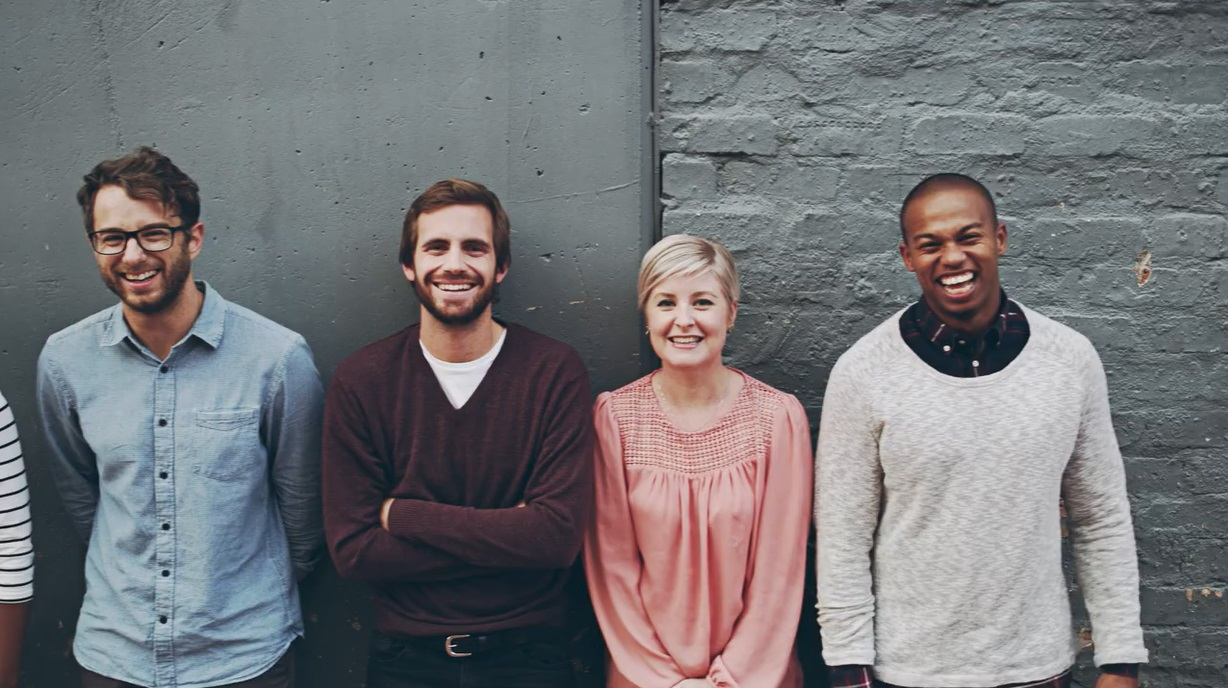
#> input picture Face Detection Algorithm/group faces.jpg, 1228 x 688 px
$ python Face_Detection_Algorithm.py
#> lines starting #> are read from the running program, lines starting #| are printed output that depends on the picture; after the words box and inside, x2 and y2 are one past the last pixel; in counts of white or black regions, pixels touching at a corner belong together
import cv2 as cv

#CascadeClassifier Object to enable algorithm recognize face
face_cascade = cv.CascadeClassifier(cv.data.haarcascades + "haarcascade_frontalface_default.xml")

#Read the image
img = cv.imread("group faces.jpg")
#> img is the input picture: shape (688, 1228, 3); mean B, G, R 119.5, 116.6, 116.9

#Convert to grayscale
gray_img = cv.cvtColor(img, cv.COLOR_BGR2GRAY)
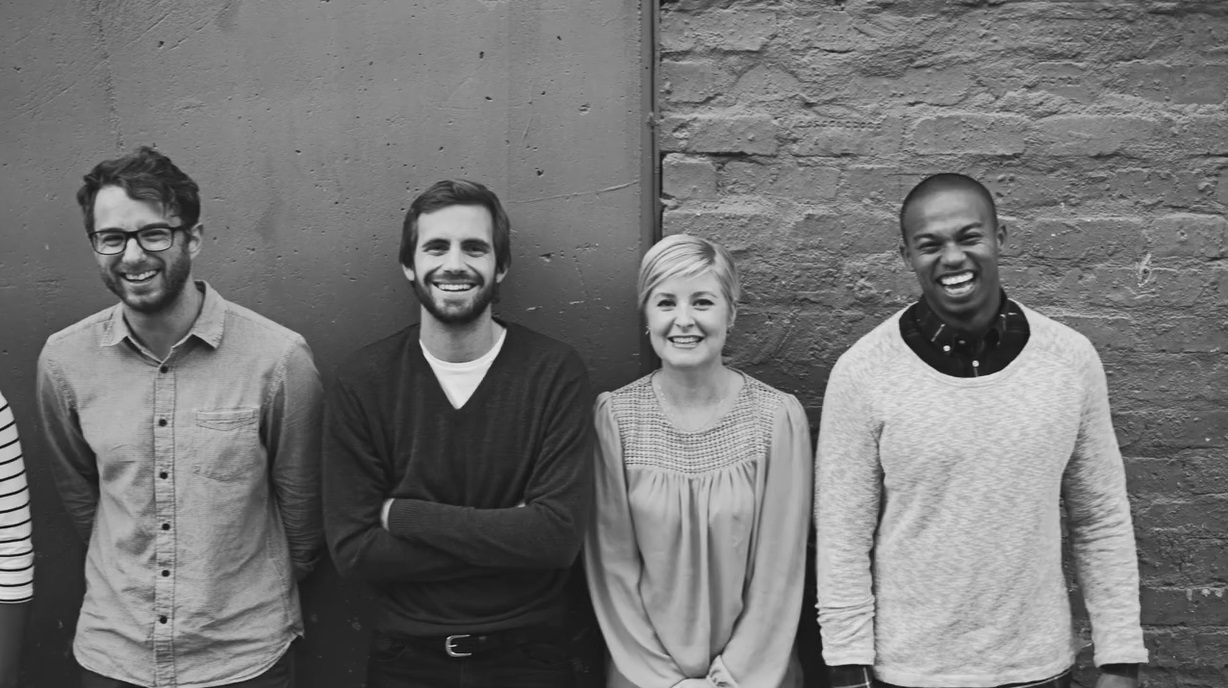
#> gray_img: shape (688, 1228); min 0, max 232, mean 117

#Search the coordinates of image
faces = face_cascade.detectMultiScale(gray_img, scaleFactor = 1.05, minNeighbors = 5)
#> faces = [[168, 560, 53, 53], [633, 562, 55, 55], [643, 76, 78, 78], [900, 201, 102, 102], [79, 193, 112, 112], [629, 258, 108, 108], [402, 206, 106, 106]]

#Rectangles to mark identified faces
for x,y,w,h in faces:
    img = cv.rectangle(img, (x,y), (x+w, y+h), (0,255,0), 3)
#> this loop made 7 passes
#> pass 1, `img = cv.rectangle(img, (x,y), (x+w, y+h), (0,255,0), 3)`:
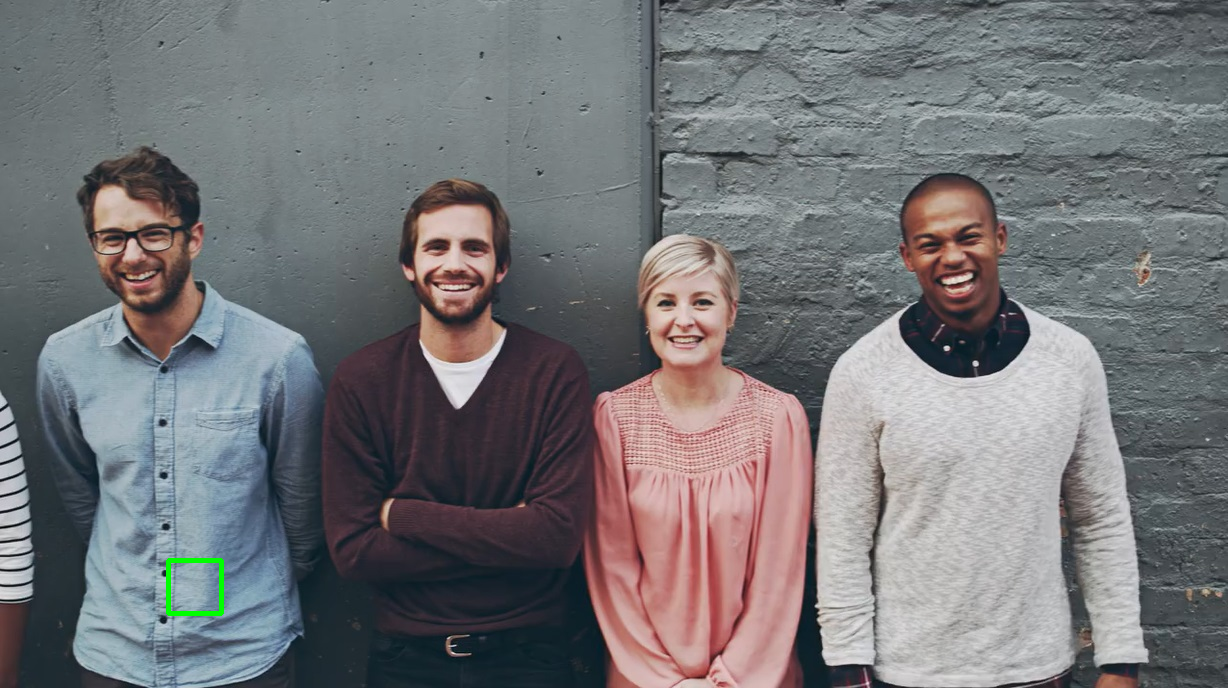
#> img: shape (688, 1228, 3); 0.12% of pixels changed, all inside (x1, y1, x2, y2) = (166, 558, 224, 616)
#> pass 2, `img = cv.rectangle(img, (x,y), (x+w, y+h), (0,255,0), 3)`:
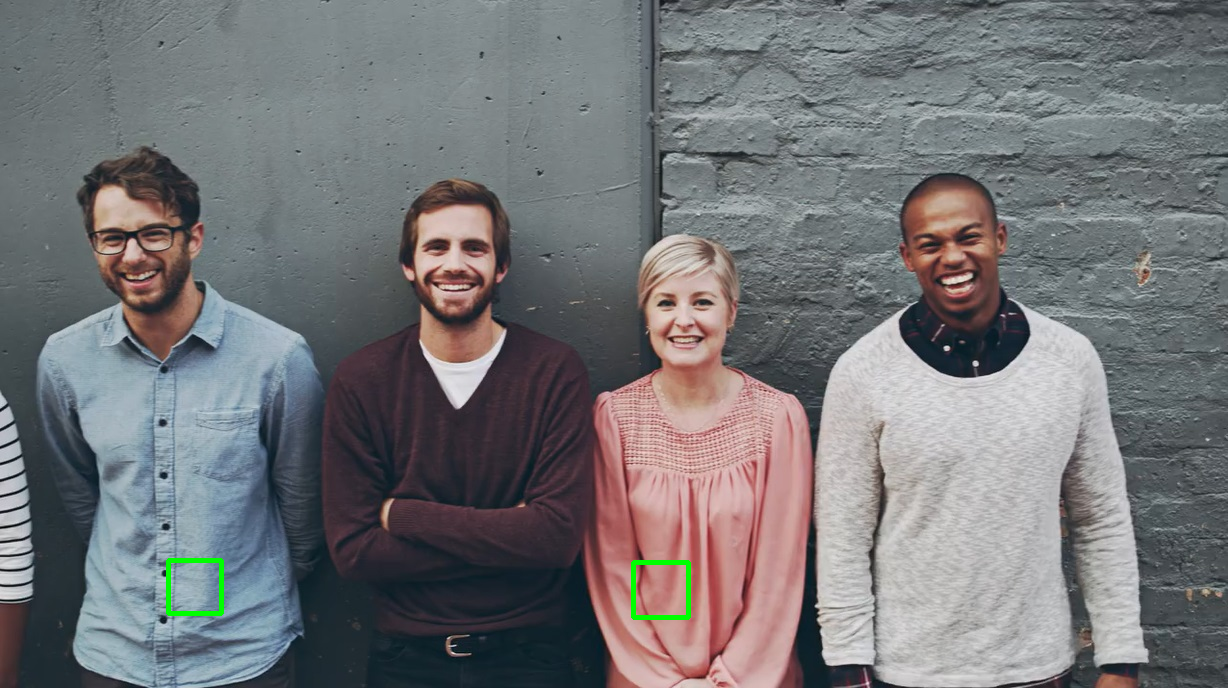
#> img: shape (688, 1228, 3); 0.13% of pixels changed, all inside (x1, y1, x2, y2) = (631, 560, 691, 620)
#> pass 3, `img = cv.rectangle(img, (x,y), (x+w, y+h), (0,255,0), 3)`:
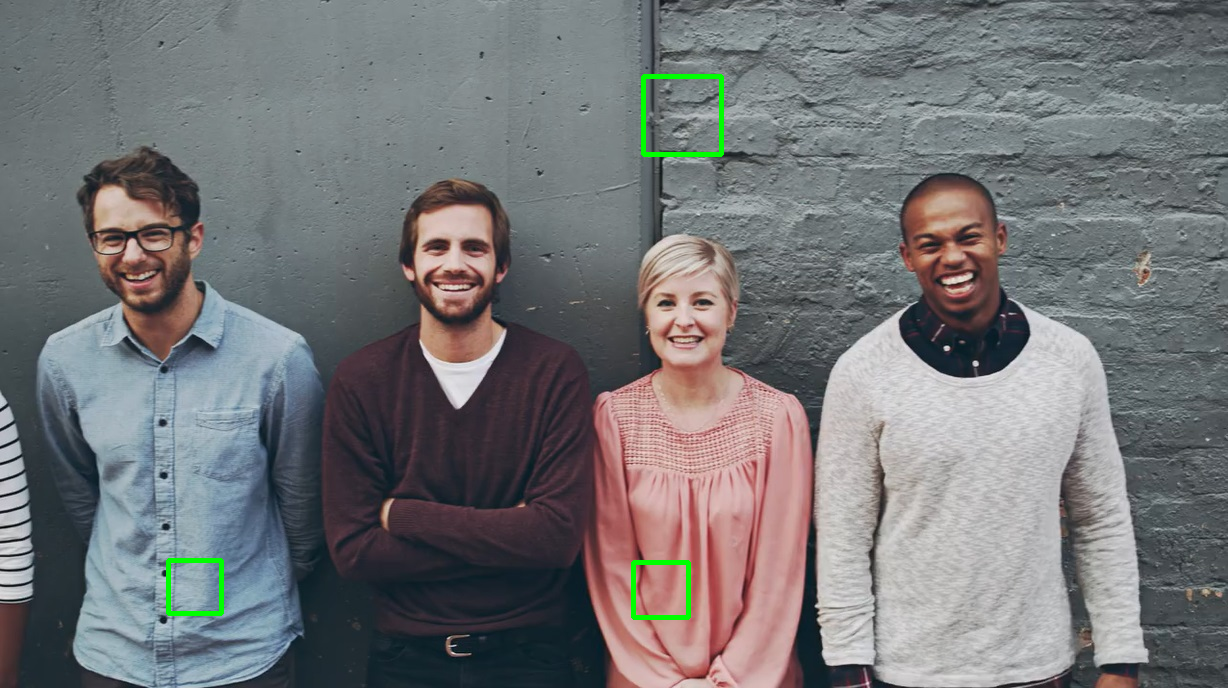
#> img: shape (688, 1228, 3); 0.18% of pixels changed, all inside (x1, y1, x2, y2) = (641, 74, 724, 157)
#> after the loop:
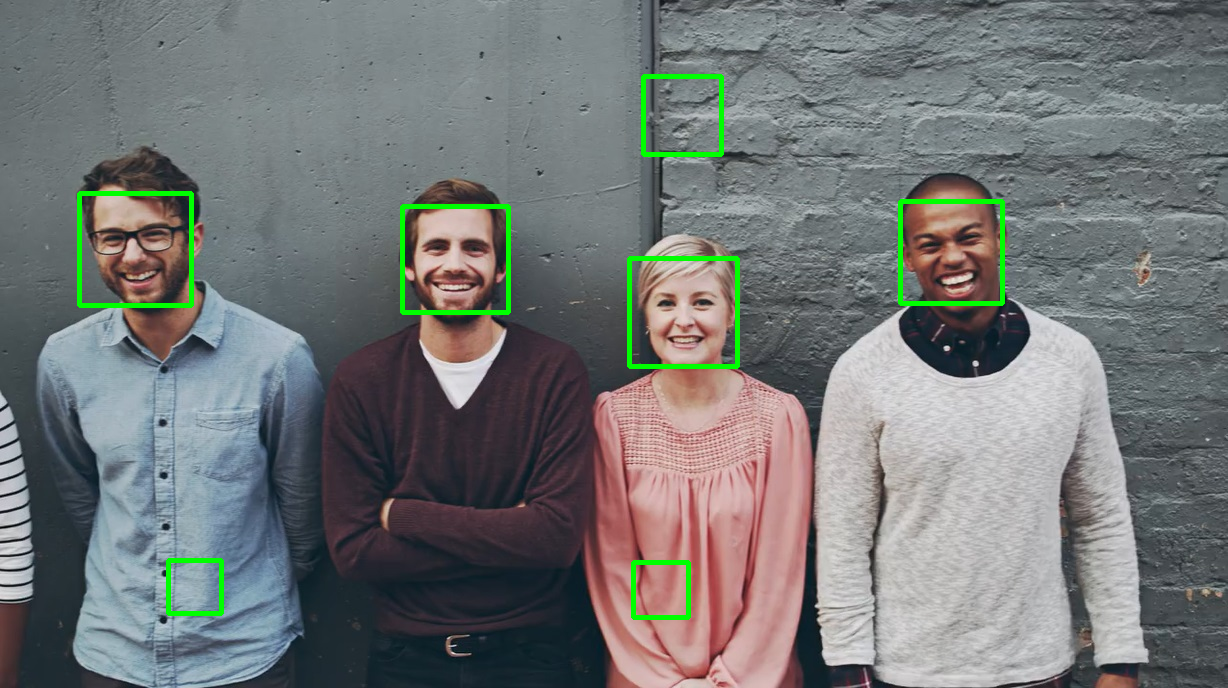
#> img: shape (688, 1228, 3); 1.01% of pixels changed, all inside (x1, y1, x2, y2) = (77, 191, 1005, 369)

#Resize the image to display
resized = cv.resize(img, (int(img.shape[0]/2), int(img.shape[1]/5)))
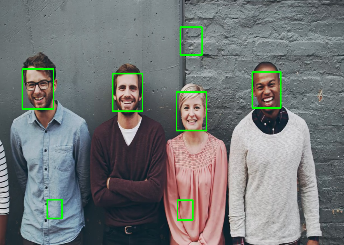
#> resized: shape (245, 344, 3); mean B, G, R 118, 118.6, 115.2

#Display the image
cv.imshow("Group Faces", resized)

cv.waitKey(0)

cv.destroyAllWindows()
